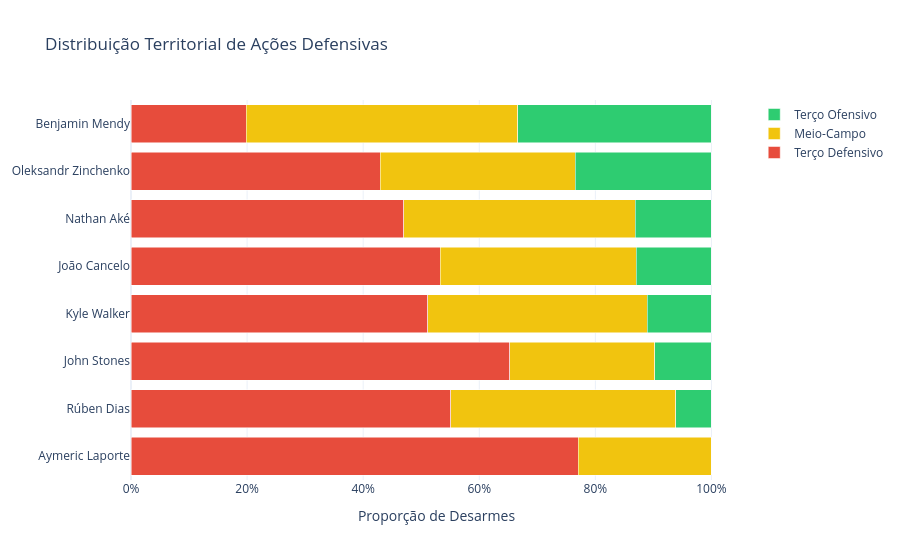

Write notebook code for a chart like this one.
### Code cell
def plot_territorial_distribution(df):
    # Sort by attacking third to highlight proactive defenders
    df_sorted = df.sort_values("Att_3rd_%")

    fig = go.Figure()
    fig.add_trace(go.Bar(y=df_sorted["Player"], x=df_sorted["Def_3rd_%"],
                         name="Terço Defensivo", orientation="h", marker_color="#e74c3c"))
    fig.add_trace(go.Bar(y=df_sorted["Player"], x=df_sorted["Mid_3rd_%"],
                         name="Meio-Campo", orientation="h", marker_color="#f1c40f"))
    fig.add_trace(go.Bar(y=df_sorted["Player"], x=df_sorted["Att_3rd_%"],
                         name="Terço Ofensivo", orientation="h", marker_color="#2ecc71"))

    fig.update_layout(
        barmode="stack",
        title="Distribuição Territorial de Ações Defensivas",
        xaxis_title="Proporção de Desarmes",
        xaxis_tickformat=".0%",
        template="plotly_white"
    )
    fig.show()

plot_territorial_distribution(df_defensive)

### Figure 1 — Plotly figure (JSON) as saved in the notebook; plotly's stock layout.template omitted (floating-point values rounded to 4 significant figures)
{"data": [{"marker": {"color": "#e74c3c"}, "name": "Terço Defensivo", "orientation": "h", "type": "bar", "x": [0.7701, 0.551, 0.6522, 0.5116, 0.5331, 0.4702, 0.4297, 0.1986], "y": ["Aymeric Laporte", "Rúben Dias", "John Stones", "Kyle Walker", "João Cancelo", "Nathan Aké", "Oleksandr Zinchenko", "Benjamin Mendy"]}, {"marker": {"color": "#f1c40f"}, "name": "Meio-Campo", "orientation": "h", "type": "bar", "x": [0.2299, 0.3878, 0.25, 0.3779, 0.3377, 0.3988, 0.3359, 0.4681], "y": ["Aymeric Laporte", "Rúben Dias", "John Stones", "Kyle Walker", "João Cancelo", "Nathan Aké", "Oleksandr Zinchenko", "Benjamin Mendy"]}, {"marker": {"color": "#2ecc71"}, "name": "Terço Ofensivo", "orientation": "h", "type": "bar", "x": [0.0, 0.06122, 0.09783, 0.1105, 0.1291, 0.131, 0.2344, 0.3333], "y": ["Aymeric Laporte", "Rúben Dias", "John Stones", "Kyle Walker", "João Cancelo", "Nathan Aké", "Oleksandr Zinchenko", "Benjamin Mendy"]}], "layout": {"barmode": "stack", "title": {"text": "Distribuição Territorial de Ações Defensivas"}, "xaxis": {"tickformat": ".0%", "title": {"text": "Proporção de Desarmes"}}}}
